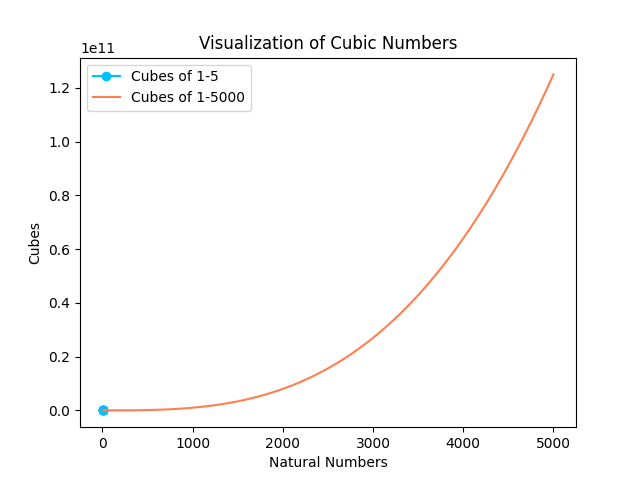

Write Python code to recreate this figure.
import matplotlib.pyplot as plt

initial_range = range(1, 6)
initial_cubes = [x ** 3 for x in initial_range]

extensive_range = range(1, 5001)
extensive_cubes = [x ** 3 for x in extensive_range]

fig, ax = plt.subplots()

ax.plot(initial_range, initial_cubes, label='Cubes of 1-5', color='deepskyblue', marker='o')
ax.plot(extensive_range, extensive_cubes, label='Cubes of 1-5000', color='coral')

ax.set_xlabel('Natural Numbers')
ax.set_ylabel('Cubes')
ax.set_title('Visualization of Cubic Numbers')
ax.legend()

plt.show()
